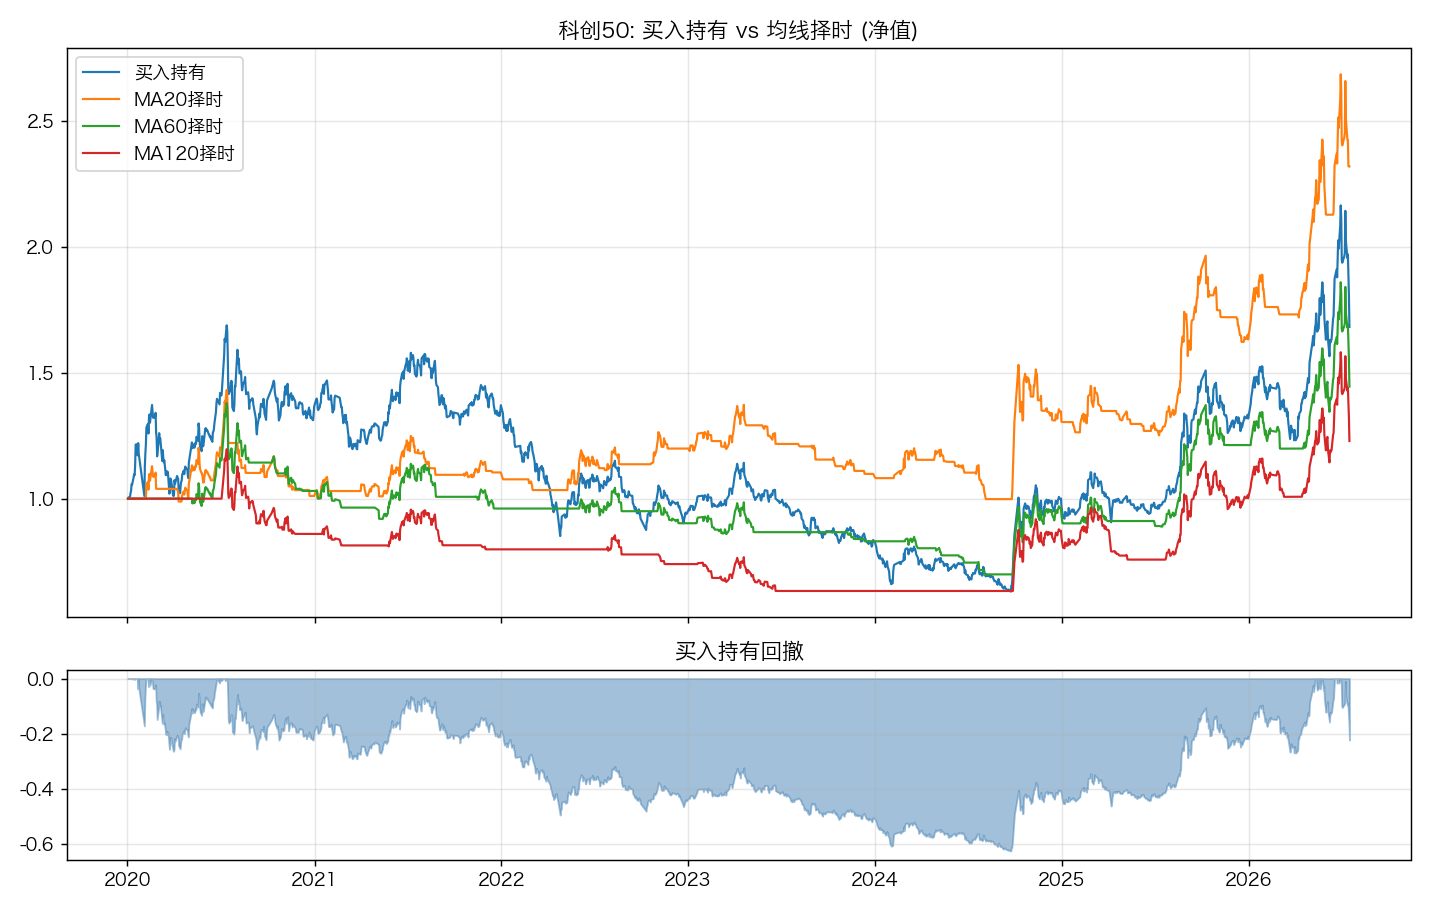

The script that saved this image:
# -*- coding: utf-8 -*-
"""科创50(000688) 基础分析 + 均线择时回测

- 数据: akshare 东方财富接口, 日线
- 分析: 收益/波动/回撤/月度胜率 等统计特征
- 回测: 简单的双均线/单均线择时 vs 买入持有, 含交易成本, 信号次日执行(防前视偏差)
"""
import warnings
warnings.filterwarnings("ignore")

import akshare as ak
import pandas as pd
import numpy as np
import matplotlib
matplotlib.use("Agg")
import matplotlib.pyplot as plt

plt.rcParams["font.sans-serif"] = ["PingFang SC", "Hiragino Sans GB", "Arial Unicode MS"]
plt.rcParams["axes.unicode_minus"] = False

COST = 0.0005  # 单边交易成本 0.05% (ETF 佣金量级)


def fetch_kc50() -> pd.DataFrame:
    # 东财接口不稳定时用新浪: sh000688 = 科创50
    df = ak.stock_zh_index_daily(symbol="sh000688")
    df["date"] = pd.to_datetime(df["date"])
    df = df.sort_values("date").set_index("date")
    return df[["open", "high", "low", "close", "volume"]]


def perf_stats(ret: pd.Series, name: str) -> dict:
    ret = ret.dropna()
    if len(ret) == 0:
        return {}
    nav = (1 + ret).cumprod()
    n = len(ret)
    total = nav.iloc[-1] - 1
    ann_ret = nav.iloc[-1] ** (252 / n) - 1
    ann_vol = ret.std() * np.sqrt(252)
    sharpe = ann_ret / ann_vol if ann_vol > 0 else np.nan
    dd = (nav / nav.cummax() - 1).min()
    win = (ret > 0).mean()
    return {
        "策略": name,
        "累计收益": f"{total:+.1%}",
        "年化收益": f"{ann_ret:+.1%}",
        "年化波动": f"{ann_vol:.1%}",
        "夏普": f"{sharpe:.2f}",
        "最大回撤": f"{dd:.1%}",
        "日胜率": f"{win:.1%}",
    }


def ma_timing(close: pd.Series, window: int) -> pd.Series:
    """收盘价 > MA(window) 则次日持有, 否则空仓. 信号 T 日收盘产生, T+1 生效."""
    ma = close.rolling(window).mean()
    signal = (close > ma).astype(int)
    position = signal.shift(1).fillna(0)          # 次日执行, 防前视
    trade_cost = position.diff().abs().fillna(0) * COST
    strat_ret = position * close.pct_change().fillna(0) - trade_cost
    return strat_ret


def main():
    df = fetch_kc50()
    close = df["close"]
    print(f"数据区间: {close.index[0].date()} ~ {close.index[-1].date()}, 共 {len(close)} 个交易日\n")

    # ---------- 基础统计 ----------
    ret = close.pct_change()
    rows = [perf_stats(ret, "买入持有")]
    base = rows[0]

    print("== 基础特征 ==")
    for k, v in base.items():
        if k != "策略":
            print(f"  {k}: {v}")

    # 年度收益
    yearly = (1 + ret).resample("Y").prod() - 1
    print("\n== 分年度收益 ==")
    for d, r in yearly.items():
        print(f"  {d.year}: {r:+.1%}")

    # 滚动60日年化波动
    roll_vol = ret.rolling(60).std() * np.sqrt(252)
    print(f"\n滚动60日年化波动: 中位数 {roll_vol.median():.1%}, "
          f"最高 {roll_vol.max():.1%}, 最低 {roll_vol.min():.1%}")

    # 大跌频率: 单日跌超3%的天数占比
    print(f"单日跌幅>3% 的交易日占比: {(ret < -0.03).mean():.1%}")

    # ---------- 均线择时回测 ----------
    print("\n== 均线择时回测 (含万5单边成本, 信号次日执行) ==")
    strats = [rows[0]]
    curves = {"买入持有": (1 + ret.fillna(0)).cumprod()}
    for w in (20, 60, 120):
        s = ma_timing(close, w)
        strats.append(perf_stats(s, f"MA{w}择时"))
        curves[f"MA{w}择时"] = (1 + s).cumprod()
    print(pd.DataFrame(strats).to_string(index=False))

    # ---------- 画图 ----------
    fig, axes = plt.subplots(2, 1, figsize=(11, 7), sharex=True,
                             gridspec_kw={"height_ratios": [3, 1]})
    for name, nav in curves.items():
        axes[0].plot(nav.index, nav.values, label=name, lw=1.2)
    axes[0].set_title("科创50: 买入持有 vs 均线择时 (净值)")
    axes[0].legend()
    axes[0].grid(alpha=0.3)

    nav = curves["买入持有"]
    dd = nav / nav.cummax() - 1
    axes[1].fill_between(dd.index, dd.values, 0, color="steelblue", alpha=0.5)
    axes[1].set_title("买入持有回撤")
    axes[1].grid(alpha=0.3)

    plt.tight_layout()
    out = "kc50_analysis.png"
    plt.savefig(out, dpi=130)
    print(f"\n图表已保存: {out}")


if __name__ == "__main__":
    main()
